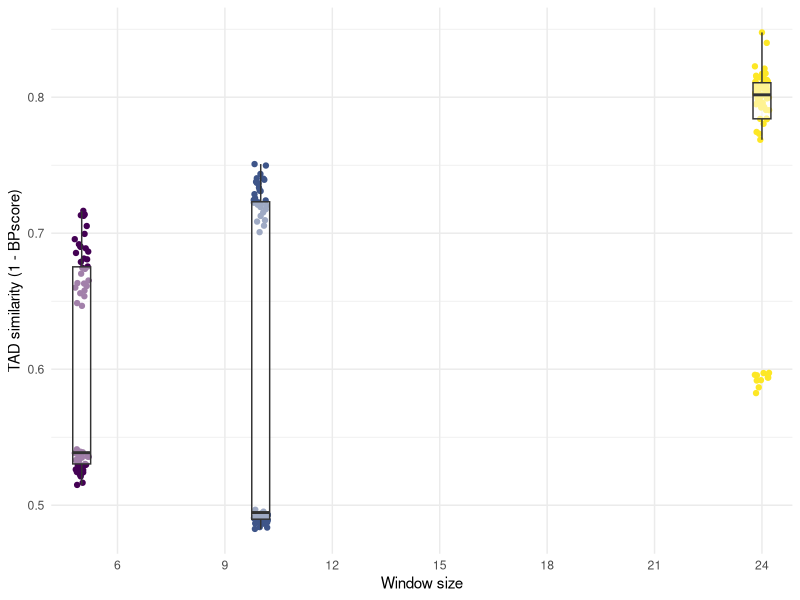
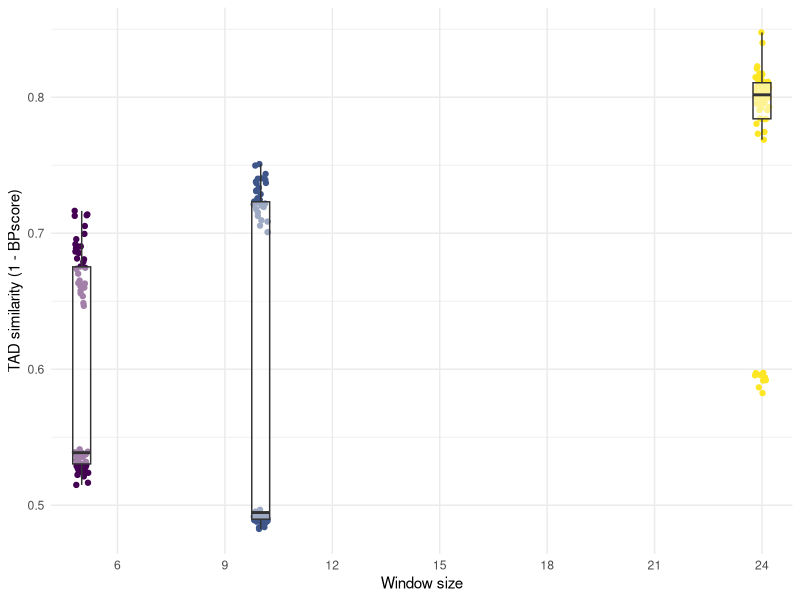
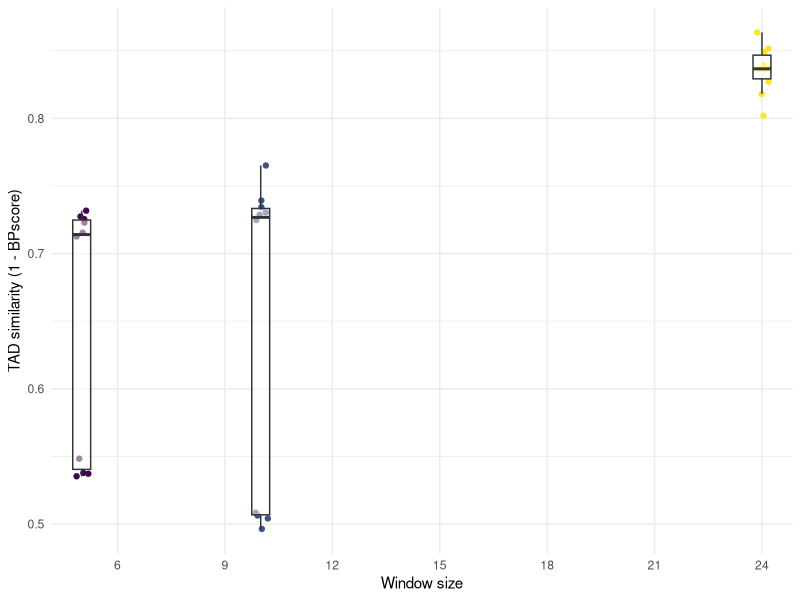
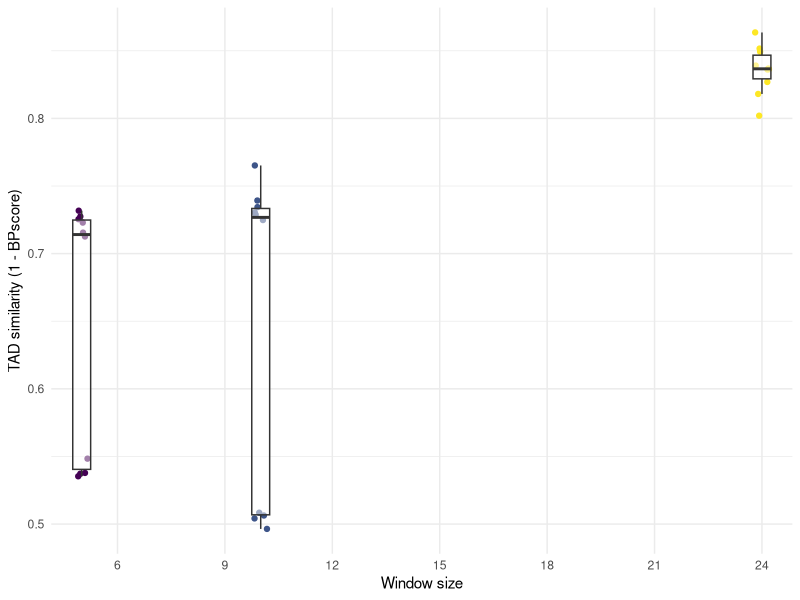
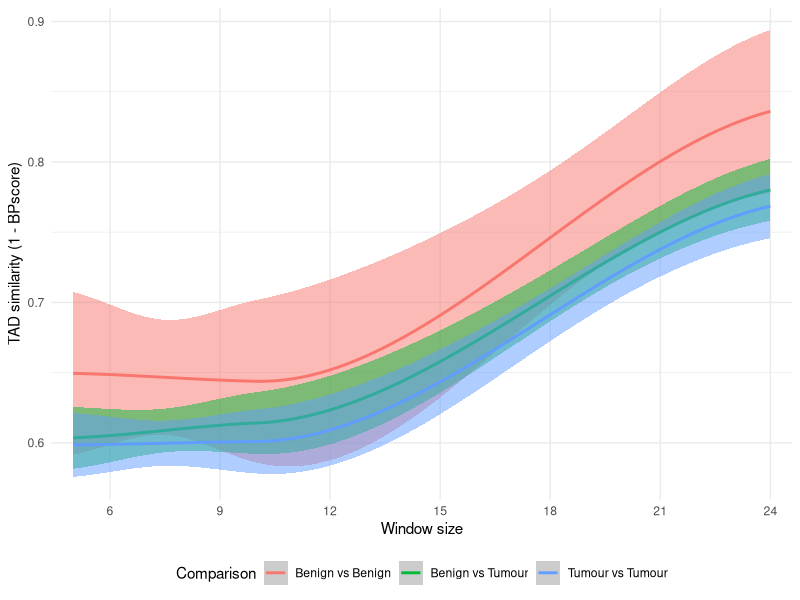
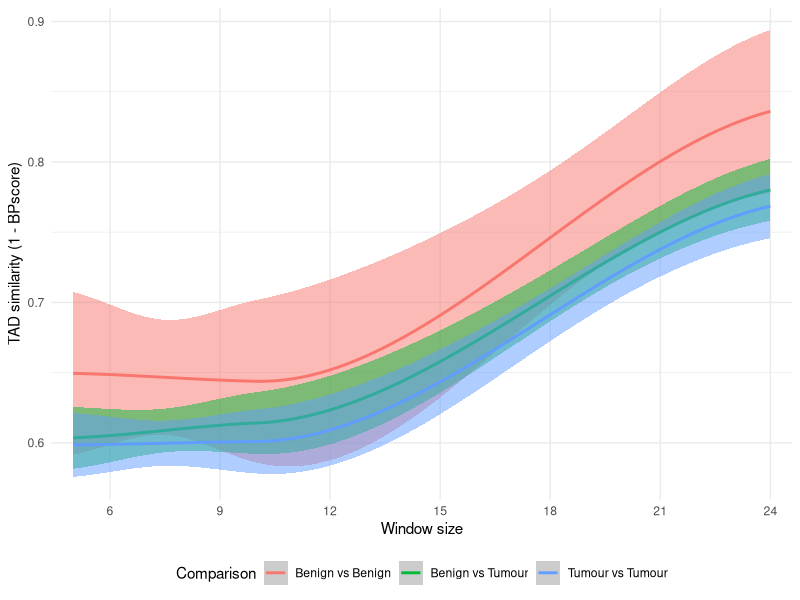
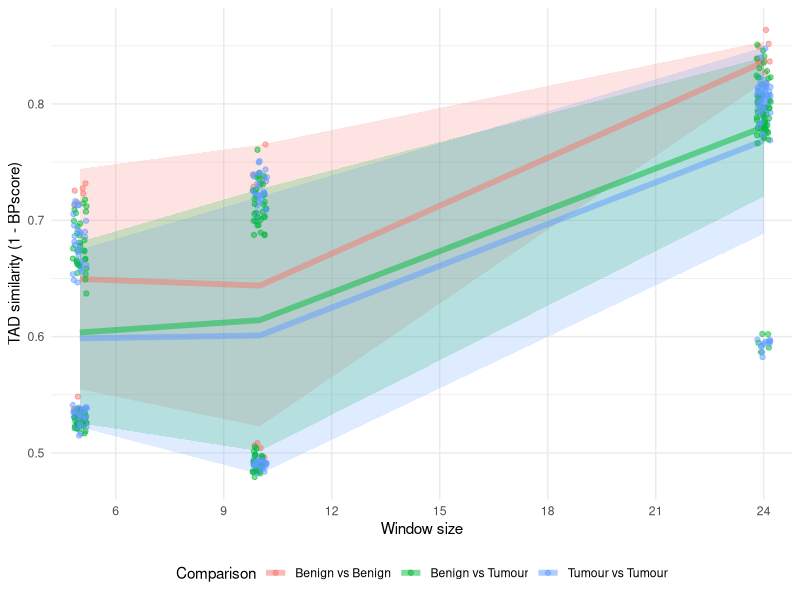
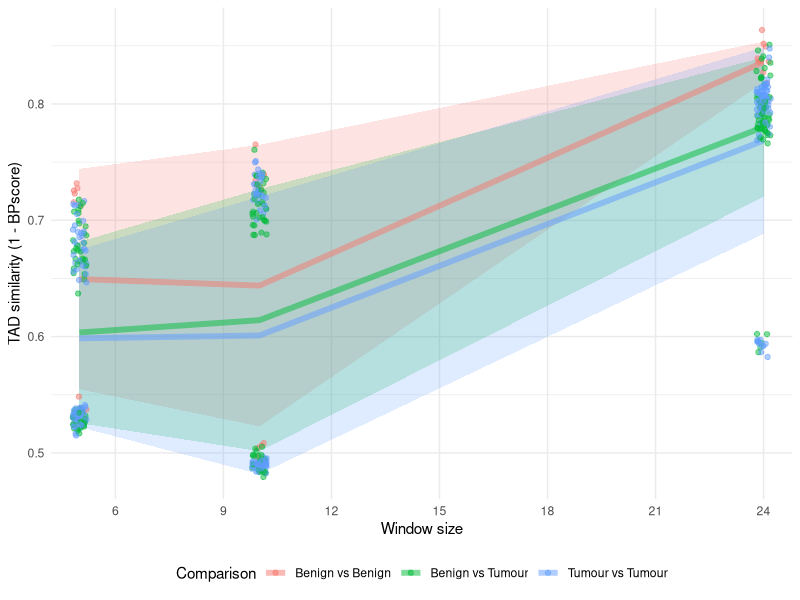

These charts were generated, in order, by the following R code:
# ==============================================================================
# Meta
# ==============================================================================
# Plot BPScore
# --------------------------------------
# Description: Plot TAD similarities, calculated by BPscore
# Author: James Hawley


# ==============================================================================
# Environment
# ==============================================================================
suppressMessages(library("data.table"))
suppressMessages(library("ggplot2"))
suppressMessages(library("MASS"))
suppressMessages(library("pheatmap"))

RESOLUTION = 40000
MAX_WINDOW <- 24
MIN_WINDOW <- 3
MAX_PERSISTENCE <- MAX_WINDOW - MIN_WINDOW + 1
PLOT_DIR <- "Plots"


# ==============================================================================
# Functions
# ==============================================================================
#' Save figures in multiple formats
#'
#' @param gg ggplot object
#' @param prefix Prefix for output file
#' @param ext Output extensions
#' @param dpi DPI resolution
savefig = function(gg, prefix, ext = c("png", "pdf"), width = 20, height = 12, dpi = 400) {
    for (e in ext) {
        ggsave(
            paste(prefix, e, sep = "."),
            gg,
            height = height,
            width = width,
            units = "cm",
            dpi = dpi
        )
    }
}


# ==============================================================================
# Data
# ==============================================================================
cat("Loading Data\n")
# load metadata
metadata <- fread("config.tsv", sep = "\t", header = TRUE)
metadata <- metadata[Include == "Yes"]
SAMPLES <- metadata[, SampleID]
TUMOUR_SAMPLES <- metadata[Source == "Primary" & Type == "Malignant", SampleID]
LINE_SAMPLES <- metadata[Source == "Cell Line", SampleID]

# load BPscore calculations
bpscore <- fread("Statistics/tad-distances.tsv", sep = "\t", header = TRUE)
bpscore[, w := w / RESOLUTION]
# window_diffs <- fread("Statistics/tad-similarity-deltas.tsv", sep = "\t", header = TRUE)


# ==============================================================================
# Analysis
# ==============================================================================
# colour bpscore rows by primary-primary, line-line, or primary-line comparisons
cat("Counting similarity\n")
bpscore <- merge(
    bpscore,
    metadata[, .(SampleID, Source, Tissue, Label, Type)],
    by.x = "s1",
    by.y = "SampleID",
    all.x = FALSE,
    all.y = TRUE
)
bpscore <- merge(
    bpscore,
    metadata[, .(SampleID, Source, Tissue, Label, Type)],
    by.x = "s2",
    by.y = "SampleID",
    suffixes = c("_1", "_2"),
    all.x = FALSE,
    all.y = TRUE,
)

# sample comparisons for various plots
bpscore[(Tissue_1 == "Prostate") & (Tissue_2 == "Prostate"), Prostate_Type_Combo := paste(Type_1, Type_2, sep = "+")]
bpscore[
    (Tissue_1 == "Prostate") & (Tissue_2 == "Prostate") & (Source_1 == "Cell Line") & (Source_2 == "Cell Line"),
    Cell_Type_Combo := paste(
        gsub(" .*", "", Label_1),
        gsub(" .*", "", Label_2),
        sep = "+"
    )
]

# hypothesis testing for differences between TADs
# (similarity of Benign-vs-Benign comparisons to Benign-vs-Tumour)
# (and likewise, Tumour-vs-Tumour to Benign-vs-Tumour)
bpscore_primary_tumour_vs_benign <- bpscore[
    s1 < s2
    & w == MAX_WINDOW
    & (Source_1 == "Primary" & Source_2 == "Primary")
]

htests <- list(
    "primary_benign-only_benign-vs-tumour" = wilcox.test(
        x = bpscore_primary_tumour_vs_benign[Prostate_Type_Combo == "Benign+Benign", 1 - BPscore],
        y = bpscore_primary_tumour_vs_benign[Prostate_Type_Combo == "Benign+Malignant", 1 - BPscore],
        paired = FALSE
    ),
    "primary_tumour-only_benign-vs-tumour" = wilcox.test(
        x = bpscore_primary_tumour_vs_benign[Prostate_Type_Combo == "Malignant+Malignant", 1 - BPscore],
        y = bpscore_primary_tumour_vs_benign[Prostate_Type_Combo == "Benign+Malignant", 1 - BPscore],
        paired = FALSE
    ),
    "primary_benign-only_tumour-only" = wilcox.test(
        x = bpscore_primary_tumour_vs_benign[Prostate_Type_Combo == "Benign+Benign", 1 - BPscore],
        y = bpscore_primary_tumour_vs_benign[Prostate_Type_Combo == "Malignant+Malignant", 1 - BPscore],
        paired = FALSE
    )
)

# cluster samples by BPscore distances
# recast data to wide form for plotting with pheatmap
mat <- as.matrix(
    dcast(bpscore[w == MAX_WINDOW], s1 ~ s2, value.var = "BPscore", fill = 0),
    rownames = "s1"
)

# compare different groups of samples
# group_idx <- list(
#     "Primary prostate tumour" = 12:23,
#     "Primary prostate benign" = 7:11,
#     "Cell line prostate tumour" = c(24:25, 28:30),
#     "Cell line prostate benign" = 26:27,
#     "Cell line non-prostate" = 1:6
# )
# median_mat <- matrix(ncol = length(group_idx), nrow = length(group_idx))
# for (i in 1:length(group_idx)) {
#     for (j in i:length(group_idx)) {
#         median_mat[i, j] <- median(as.vector(1 - mat[group_idx[[i]], group_idx[[j]]]))
#     }
# }
# rownames(median_mat) <- names(group_idx)
# colnames(median_mat) <- rownames(median_mat)

# cat("Sample type comparisons\n")
# print(median_mat)
# write.matrix(
#     median_mat,
#     file.path("Statistics", "tad-similarity.sample-types.tsv"),
#     sep = "\t"
# )

# ==============================================================================
# Plots
# ==============================================================================
cat("Plotting\n")
# plot distances between TADs of different primary tumour samples across window sizes
gg_bpscore_primary_tumour <- (
    ggplot(data = bpscore[s1 < s2 & w <= MAX_WINDOW & grepl("PCa", s1) & grepl("PCa", s2)])
    + geom_point(
        aes(x = w, y = 1 - BPscore, colour = w),
        position = position_jitter(width = 0.2, height = 0)
    )
    + geom_boxplot(
        aes(x = w, y = 1 - BPscore, group = w),
        alpha = 0.5,
        outlier.shape = NA,
        width = 0.5
    )
    + labs(x = "Window size", y = "TAD similarity (1 - BPscore)")
    + scale_x_discrete(
        breaks = seq(MIN_WINDOW, MAX_WINDOW, by = 3),
        limits = seq(MIN_WINDOW, MAX_WINDOW, by = 3),
        labels = seq(MIN_WINDOW, MAX_WINDOW, by = 3)
    )
    + scale_colour_viridis_c()
    + guides(colour = FALSE)
    + theme_minimal()
)
savefig(gg_bpscore_primary_tumour, file.path(PLOT_DIR, "bp-score.primary.tumour"))

# plot distances between TADs of different primary tumour samples across window sizes
gg_bpscore_primary_benign = (
    ggplot(data = bpscore[s1 < s2 & w <= MAX_WINDOW & grepl("Benign-Prostate", s1) & grepl("Benign-Prostate", s2)])
    + geom_point(
        aes(x = w, y = 1 - BPscore, colour = w),
        position = position_jitter(width = 0.2, height = 0)
    )
    + geom_boxplot(
        aes(x = w, y = 1 - BPscore, group = w),
        alpha = 0.5,
        outlier.shape = NA,
        width = 0.5
    )
    + labs(x = "Window size", y = "TAD similarity (1 - BPscore)")
    + scale_x_discrete(
        breaks = seq(MIN_WINDOW, MAX_WINDOW, by = 3),
        limits = seq(MIN_WINDOW, MAX_WINDOW, by = 3),
        labels = seq(MIN_WINDOW, MAX_WINDOW, by = 3)
    )
    + scale_colour_viridis_c()
    + guides(colour = FALSE)
    + theme_minimal()
)
savefig(gg_bpscore_primary_benign, file.path(PLOT_DIR, "bp-score.primary.benign"))

# primary samples: benign vs tumour
gg_bpscore_primary_tumour_vs_benign <- (
    ggplot()
    + geom_smooth(
        data = bpscore[
            s1 < s2
            & w <= MAX_WINDOW
            & (Source_1 == "Primary" & Source_2 == "Primary")
            & (Source_1 == "Primary" & Source_2 == "Primary")
        ],
        mapping = aes(
            x = w,
            y = 1 - BPscore,
            colour = Prostate_Type_Combo,
            fill = Prostate_Type_Combo,
            group = Prostate_Type_Combo
        ),
        method = "loess",
        alpha = 0.5
    )
    + labs(x = "Window size", y = "TAD similarity (1 - BPscore)")
    + scale_x_discrete(
        breaks = seq(MIN_WINDOW, MAX_WINDOW, by = 3),
        limits = seq(MIN_WINDOW, MAX_WINDOW, by = 3),
        labels = seq(MIN_WINDOW, MAX_WINDOW, by = 3)
    )
    + scale_colour_discrete(
        name = "Comparison",
        breaks = c("Benign+Benign", "Benign+Malignant", "Malignant+Malignant"),
        labels = c("Benign vs Benign", "Benign vs Tumour", "Tumour vs Tumour")
    )
    + scale_fill_discrete(
        name = "Comparison",
        breaks = c("Benign+Benign", "Benign+Malignant", "Malignant+Malignant"),
        labels = c("Benign vs Benign", "Benign vs Tumour", "Tumour vs Tumour")
    )
    + guides(fill = FALSE)
    + theme_minimal()
    + theme(legend.position = "bottom")
)
savefig(gg_bpscore_primary_tumour_vs_benign, file.path(PLOT_DIR, "bp-score.primary.tumour-vs-benign"))

# same as above, but using the sample standard deviation for the ribbon
# instead of the 95% confidence interval around the regressed mean
gg_bpscore_primary_tumour_vs_benign <- (
    ggplot()
    + geom_ribbon(
        data = bpscore[
            s1 < s2
            & w <= MAX_WINDOW
            & (Source_1 == "Primary" & Source_2 == "Primary")
            & (Source_1 == "Primary" & Source_2 == "Primary"),
            .(Mean = mean(1 - BPscore), SD = sd(1 - BPscore)),
            by = c("w", "Prostate_Type_Combo")
        ],
        mapping = aes(
            x = w,
            ymin = Mean - SD,
            ymax = Mean + SD,
            fill = Prostate_Type_Combo,
            group = Prostate_Type_Combo
        ),
        alpha = 0.2
    )
    + geom_path(
        data = bpscore[
            s1 < s2
            & w <= MAX_WINDOW
            & (Source_1 == "Primary" & Source_2 == "Primary")
            & (Source_1 == "Primary" & Source_2 == "Primary"),
            .(Mean = mean(1 - BPscore), SD = sd(1 - BPscore)),
            by = c("w", "Prostate_Type_Combo")
        ],
        mapping = aes(
            x = w,
            y = Mean,
            colour = Prostate_Type_Combo,
            group = Prostate_Type_Combo
        ),
        # method = "loess",
        # se = FALSE,
        size = 2,
        alpha = 0.5
    )
    + geom_point(
        data = bpscore[
            s1 < s2
            & w <= MAX_WINDOW
            & (Source_1 == "Primary" & Source_2 == "Primary")
            & (Source_1 == "Primary" & Source_2 == "Primary")
        ],
        mapping = aes(
            x = w,
            y = 1 - BPscore,
            colour = Prostate_Type_Combo
        ),
        alpha = 0.5,
        position = position_jitter(width = 0.2, height = 0)
    )
    + labs(x = "Window size", y = "TAD similarity (1 - BPscore)")
    + scale_x_discrete(
        breaks = seq(MIN_WINDOW, MAX_WINDOW, by = 3),
        limits = seq(MIN_WINDOW, MAX_WINDOW, by = 3),
        labels = seq(MIN_WINDOW, MAX_WINDOW, by = 3)
    )
    + scale_colour_discrete(
        name = "Comparison",
        breaks = c("Benign+Benign", "Benign+Malignant", "Malignant+Malignant"),
        labels = c("Benign vs Benign", "Benign vs Tumour", "Tumour vs Tumour")
    )
    + scale_fill_discrete(
        name = "Comparison",
        breaks = c("Benign+Benign", "Benign+Malignant", "Malignant+Malignant"),
        labels = c("Benign vs Benign", "Benign vs Tumour", "Tumour vs Tumour")
    )
    + guides(fill = FALSE)
    + theme_minimal()
    + theme(legend.position = "bottom")
)
savefig(gg_bpscore_primary_tumour_vs_benign, file.path(PLOT_DIR, "bp-score.primary.tumour-vs-benign.stdev"))

# cell lines: benign vs tumour
# gg_bpscore_line_tumour_vs_benign <- (
#     ggplot(
#         data = bpscore[
#             s1 < s2
#             & w <= MAX_WINDOW
#             & (Source_1 == "Cell Line" & Source_2 == "Cell Line")
#             & (Tissue_1 == "Prostate" & Tissue_2 == "Prostate")
#         ],
#         mapping = aes(
#             x = w,
#             y = 1 - BPscore,
#             colour = Cell_Type_Combo,
#             fill = Cell_Type_Combo,
#             group = Cell_Type_Combo
#         )
#     )
#     + geom_smooth(
#         method = "loess",
#         alpha = 0.5
#     )
#     + labs(x = "Window size", y = "TAD similarity (1 - BPscore)")
#     + scale_x_discrete(
#         breaks = seq(MIN_WINDOW, MAX_WINDOW, by = 3),
#         limits = seq(MIN_WINDOW, MAX_WINDOW, by = 3),
#         labels = seq(MIN_WINDOW, MAX_WINDOW, by = 3)
#     )
#     + scale_colour_discrete(
#         name = "Comparison"
#     )
#     + guides(fill = FALSE)
#     + theme_minimal()
#     + theme(legend.position = "bottom")
# )
# savefig(gg_bpscore_line_tumour_vs_benign, file.path(PLOT_DIR, "bp-score.line.tumour-vs-benign"))

# # same as above, using sample standard deviation for the ribbon
# gg_bpscore_line_tumour_vs_benign <- (
#     ggplot()
#     + geom_ribbon(
#         data = bpscore[
#             s1 < s2
#             & w <= MAX_WINDOW
#             & (Source_1 == "Cell Line" & Source_2 == "Cell Line")
#             & (Tissue_1 == "Prostate" & Tissue_2 == "Prostate"),
#             .(Mean = mean(1 - BPscore), SD = sd(1 - BPscore)),
#             by = c("w", "Cell_Type_Combo")
#         ],
#         mapping = aes(
#             x = w,
#             ymin = Mean - SD,
#             ymax = Mean + SD,
#             fill = Cell_Type_Combo
#         ),
#         alpha = 0.2
#     )
#     + geom_smooth(
#         data = bpscore[
#             s1 < s2
#             & w <= MAX_WINDOW
#             & (Source_1 == "Cell Line" & Source_2 == "Cell Line")
#             & (Tissue_1 == "Prostate" & Tissue_2 == "Prostate")
#         ],
#         mapping = aes(
#             x = w,
#             y = 1 - BPscore,
#             colour = Cell_Type_Combo,
#             fill = Cell_Type_Combo,
#             group = Cell_Type_Combo
#         ),
#         method = "loess",
#         se = FALSE,
#         alpha = 0.5
#     )
#     + labs(x = "Window size", y = "TAD similarity (1 - BPscore)")
#     + scale_x_discrete(
#         breaks = seq(MIN_WINDOW, MAX_WINDOW, by = 3),
#         limits = seq(MIN_WINDOW, MAX_WINDOW, by = 3),
#         labels = seq(MIN_WINDOW, MAX_WINDOW, by = 3)
#     )
#     + scale_colour_discrete(
#         name = "Comparison"
#     )
#     + guides(fill = FALSE)
#     + theme_minimal()
#     + theme(legend.position = "bottom")
# )
# savefig(gg_bpscore_line_tumour_vs_benign, file.path(PLOT_DIR, "bp-score.line.tumour-vs-benign.stdev"))


# # plot the change in similarities over window sizes
# gg_sim_window = (
#     ggplot(data = window_diffs[w <= MAX_WINDOW])
#     + geom_path(aes(x = w, y = 1 - BPscore, group = SampleID, colour = SampleID))
#     + labs(x = "Window size", y = "Similarity between consecutive window sizes\n(1 - BPscore)")
#     + scale_x_discrete(
#         breaks = seq(MIN_WINDOW, MAX_WINDOW, by = 3),
#         limits = seq(MIN_WINDOW, MAX_WINDOW, by = 3),
#         labels = seq(MIN_WINDOW, MAX_WINDOW, by = 3)
#     )
#     + scale_colour_discrete(
#         limits = metadata[, SampleID],
#         labels = metadata[, Label],
#         name = "Sample"
#     )
#     + theme_minimal()
# )
# savefig(gg_sim_window, file.path(PLOT_DIR, "bp-score.window-similarity"))


# # plot the change in similarities over window sizes
# gg_sim_window_delta = (
#     ggplot(data = window_diffs[w >= 5 & w <= MAX_WINDOW])
#     + geom_path(aes(x = w, y = window_step_abs_delta, group = SampleID, colour = SampleID))
#     + labs(x = "Window size", y = "Gain of step-wise similarity")
#     + scale_x_discrete(
#         breaks = seq(MIN_WINDOW, MAX_WINDOW, by = 3),
#         limits = seq(MIN_WINDOW, MAX_WINDOW, by = 3),
#         labels = seq(MIN_WINDOW, MAX_WINDOW, by = 3)
#     )
#     + scale_colour_discrete(
#         limits = metadata[, SampleID],
#         labels = metadata[, Label],
#         name = "Patient"
#     )
#     + theme_minimal()
# )
# savefig(gg_sim_window_delta, file.path(PLOT_DIR, "bp-score.window-similarity.delta"))

# # heatmap of similarity at MAX_WINDOW
# annot_col <- as.data.frame(metadata[, .SD, .SDcols = c("Type", "Tissue", "Source")])
# rownames(annot_col) <- metadata[, SampleID]

# for (ext in c("png", "pdf")) {
#     pheatmap(
#         mat = 1 - mat,
#         filename = paste0(file.path(PLOT_DIR, "bp-score.cluster."), ext),
#         clustering_rows = TRUE,
#         clustering_cols = TRUE,
#         clustering_distance_rows = as.dist(mat),
#         clustering_distance_cols = as.dist(mat),
#         clustering_method = "ward.D2",
#         treeheight_col = 0,
#         labels_row = metadata[order(SampleID), Label],
#         labels_col = metadata[order(SampleID), Label],
#         legend = TRUE,
#         show_rownames = FALSE,
#         annotation_col = annot_col
#     )
# }
